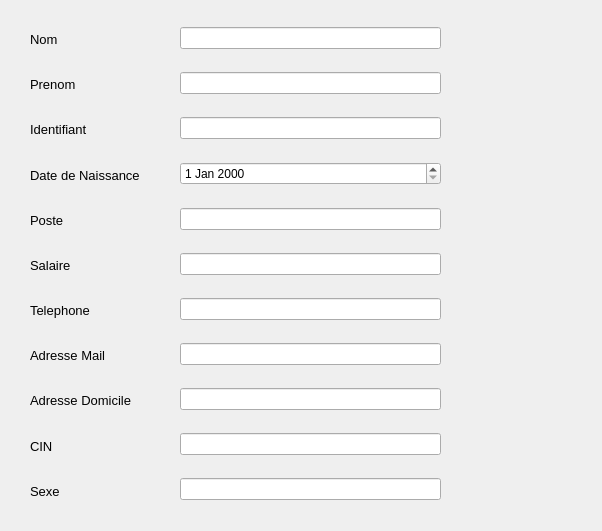
<?xml version="1.0" encoding="UTF-8"?>
<ui version="4.0">
 <class>rechercheSupprimer</class>
 <widget class="QDialog" name="rechercheSupprimer">
  <property name="geometry">
   <rect>
    <x>0</x>
    <y>0</y>
    <width>602</width>
    <height>531</height>
   </rect>
  </property>
  <property name="windowTitle">
   <string>Dialog</string>
  </property>
  <widget class="QLabel" name="label">
   <property name="geometry">
    <rect>
     <x>0</x>
     <y>-50</y>
     <width>611</width>
     <height>581</height>
    </rect>
   </property>
   <property name="text">
    <string/>
   </property>
   <property name="pixmap">
    <pixmap>../Bouttons/fontFinal.jpg</pixmap>
   </property>
   <property name="scaledContents">
    <bool>true</bool>
   </property>
  </widget>
  <widget class="QWidget" name="verticalLayoutWidget_4">
   <property name="geometry">
    <rect>
     <x>180</x>
     <y>10</y>
     <width>261</width>
     <height>511</height>
    </rect>
   </property>
   <layout class="QVBoxLayout" name="verticalLayout_4">
    <item>
     <widget class="QLineEdit" name="lineEdit_nom_2">
      <property name="placeholderText">
       <string/>
      </property>
     </widget>
    </item>
    <item>
     <widget class="QLineEdit" name="lineEdit_prenom_2">
      <property name="placeholderText">
       <string/>
      </property>
     </widget>
    </item>
    <item>
     <widget class="QLineEdit" name="lineEdit_identifiant_2">
      <property name="placeholderText">
       <string/>
      </property>
     </widget>
    </item>
    <item>
     <widget class="QDateEdit" name="dateEdit_naissance_2"/>
    </item>
    <item>
     <widget class="QLineEdit" name="lineEdit_poste_2">
      <property name="placeholderText">
       <string/>
      </property>
     </widget>
    </item>
    <item>
     <widget class="QLineEdit" name="lineEdit_salaire_2">
      <property name="placeholderText">
       <string/>
      </property>
     </widget>
    </item>
    <item>
     <widget class="QLineEdit" name="lineEdit_telephone_2">
      <property name="placeholderText">
       <string/>
      </property>
     </widget>
    </item>
    <item>
     <widget class="QLineEdit" name="lineEdit_mail_2">
      <property name="placeholderText">
       <string/>
      </property>
     </widget>
    </item>
    <item>
     <widget class="QLineEdit" name="lineEdit_domicile_2">
      <property name="placeholderText">
       <string/>
      </property>
     </widget>
    </item>
    <item>
     <widget class="QLineEdit" name="lineEdit_cin_2">
      <property name="placeholderText">
       <string/>
      </property>
     </widget>
    </item>
    <item>
     <widget class="QLineEdit" name="lineEdit_sexe_2">
      <property name="placeholderText">
       <string/>
      </property>
     </widget>
    </item>
   </layout>
  </widget>
  <widget class="QWidget" name="verticalLayoutWidget_9">
   <property name="geometry">
    <rect>
     <x>30</x>
     <y>20</y>
     <width>160</width>
     <height>491</height>
    </rect>
   </property>
   <layout class="QVBoxLayout" name="verticalLayout_8">
    <item>
     <widget class="QLabel" name="label_31">
      <property name="text">
       <string>&lt;html&gt;&lt;head/&gt;&lt;body&gt;&lt;p&gt;&lt;span style=&quot; font-size:10pt;&quot;&gt;Nom&lt;/span&gt;&lt;/p&gt;&lt;/body&gt;&lt;/html&gt;</string>
      </property>
     </widget>
    </item>
    <item>
     <widget class="QLabel" name="label_33">
      <property name="text">
       <string>&lt;html&gt;&lt;head/&gt;&lt;body&gt;&lt;p&gt;&lt;span style=&quot; font-size:10pt;&quot;&gt;Prenom&lt;/span&gt;&lt;/p&gt;&lt;/body&gt;&lt;/html&gt;</string>
      </property>
     </widget>
    </item>
    <item>
     <widget class="QLabel" name="label_32">
      <property name="text">
       <string>&lt;html&gt;&lt;head/&gt;&lt;body&gt;&lt;p&gt;&lt;span style=&quot; font-size:10pt;&quot;&gt;Identifiant&lt;/span&gt;&lt;/p&gt;&lt;/body&gt;&lt;/html&gt;</string>
      </property>
     </widget>
    </item>
    <item>
     <widget class="QLabel" name="label_38">
      <property name="text">
       <string>&lt;html&gt;&lt;head/&gt;&lt;body&gt;&lt;p&gt;&lt;span style=&quot; font-size:10pt;&quot;&gt;Date de Naissance&lt;/span&gt;&lt;/p&gt;&lt;/body&gt;&lt;/html&gt;</string>
      </property>
     </widget>
    </item>
    <item>
     <widget class="QLabel" name="label_40">
      <property name="text">
       <string>&lt;html&gt;&lt;head/&gt;&lt;body&gt;&lt;p&gt;&lt;span style=&quot; font-size:10pt;&quot;&gt;Poste&lt;/span&gt;&lt;/p&gt;&lt;/body&gt;&lt;/html&gt;</string>
      </property>
     </widget>
    </item>
    <item>
     <widget class="QLabel" name="label_42">
      <property name="text">
       <string>&lt;html&gt;&lt;head/&gt;&lt;body&gt;&lt;p&gt;&lt;span style=&quot; font-size:10pt;&quot;&gt;Salaire&lt;/span&gt;&lt;/p&gt;&lt;/body&gt;&lt;/html&gt;</string>
      </property>
     </widget>
    </item>
    <item>
     <widget class="QLabel" name="label_39">
      <property name="text">
       <string>&lt;html&gt;&lt;head/&gt;&lt;body&gt;&lt;p&gt;&lt;span style=&quot; font-size:10pt;&quot;&gt;Telephone&lt;/span&gt;&lt;/p&gt;&lt;/body&gt;&lt;/html&gt;</string>
      </property>
     </widget>
    </item>
    <item>
     <widget class="QLabel" name="label_43">
      <property name="text">
       <string>&lt;html&gt;&lt;head/&gt;&lt;body&gt;&lt;p&gt;&lt;span style=&quot; font-size:10pt;&quot;&gt;Adresse Mail&lt;/span&gt;&lt;/p&gt;&lt;/body&gt;&lt;/html&gt;</string>
      </property>
     </widget>
    </item>
    <item>
     <widget class="QLabel" name="label_44">
      <property name="text">
       <string>&lt;html&gt;&lt;head/&gt;&lt;body&gt;&lt;p&gt;&lt;span style=&quot; font-size:10pt;&quot;&gt;Adresse Domicile&lt;/span&gt;&lt;/p&gt;&lt;/body&gt;&lt;/html&gt;</string>
      </property>
     </widget>
    </item>
    <item>
     <widget class="QLabel" name="label_41">
      <property name="text">
       <string>&lt;html&gt;&lt;head/&gt;&lt;body&gt;&lt;p&gt;&lt;span style=&quot; font-size:10pt;&quot;&gt;CIN&lt;/span&gt;&lt;/p&gt;&lt;/body&gt;&lt;/html&gt;</string>
      </property>
     </widget>
    </item>
    <item>
     <widget class="QLabel" name="label_98">
      <property name="text">
       <string>&lt;html&gt;&lt;head/&gt;&lt;body&gt;&lt;p&gt;&lt;span style=&quot; font-size:10pt;&quot;&gt;Sexe&lt;/span&gt;&lt;/p&gt;&lt;/body&gt;&lt;/html&gt;</string>
      </property>
     </widget>
    </item>
   </layout>
  </widget>
 </widget>
 <resources/>
 <connections/>
</ui>
